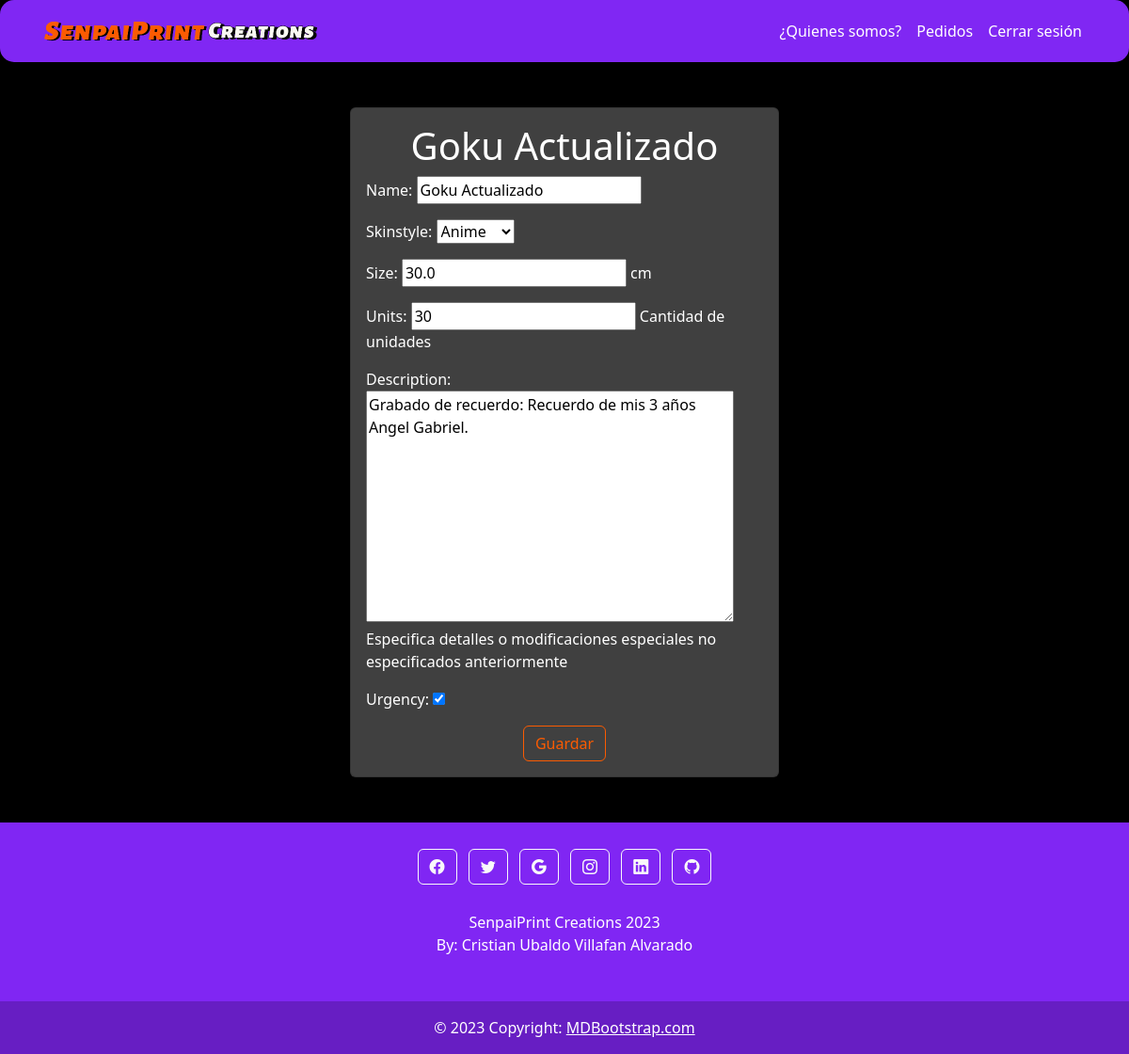
Page /orders/1/edit (signed in) on the committed database.
### myapp/models.py (models this page shows, shortened)
class Orders(models.Model):
    name=models.CharField(max_length=100)
    skinstyle=models.CharField(max_length=50 ,null=False, blank=False, choices=skin_style, default='Original')
    size=models.FloatField(blank=True, null=True, help_text='cm', default=0)
    units=models.IntegerField(null=True, blank=True, default=1, help_text='Cantidad de unidades')
    description=models.TextField(blank=True, help_text='Especifica detalles o modificaciones especiales no especificados anteriormente')
    status=models.CharField(max_length=100, default='En espera...', blank=True)
    price=models.IntegerField(null=True, default=None)
    create=models.DateTimeField(auto_now=True)
    datecomplete=models.DateTimeField(null=True, blank=True)
    urgency=models.BooleanField(default=False)
    user=models.ForeignKey(User, on_delete=models.CASCADE)

### myapp/views.py (the view, shortened to what this page needs)
# urls.py: path('orders/<int:id>/edit', views.order_edit, name='order_edit'),
@login_required
def order_edit(request, id):
    if request.method == 'GET':
        order=get_object_or_404(Orders, pk=id, user=request.user)
        form=CreateOrder(instance=order)
        return render(request, 'order.html', {
        'order': order,
        'form': form
    })

### myapp/form.py
class CreateOrder(ModelForm):
    class Meta:
        model = Orders
        fields = ['name', 'skinstyle', 'size', 'units', 'description', 'urgency']

### myapp/templates/order.html (shortened to what this page needs)
{% extends 'layouts/base.html' %}
{% block content %}
<main class="container py-5"  style="width: 480px;">
    <section class="card card-body section">
        <h1 class=" text-center">
            {{order.name}}
        </h1>
        <form method="POST">
            {{form.as_p}}
            <div style="display: flex; justify-content: center;"><button class="btn btn-outline-primary button_primary">Guardar</button></div>
        </form>
    </section>
</main>
{% endblock %}

### myapp/static/styles/teme.css (style rules this page uses)
.body { background-color: black; }
.section { background: #404040 !important; color: white !important; }
.button_primary { border-color: rgb(251, 91, 1) !important; color:rgb(251, 91, 1) !important; }

### rows in the picture
Orders: name "Goku Actualizado", skinstyle "Anime", size "30.0", units "30", description "Grabado de recuerdo: Recuerdo de mis 3 años Angel Gabriel.", urgency "☑"
